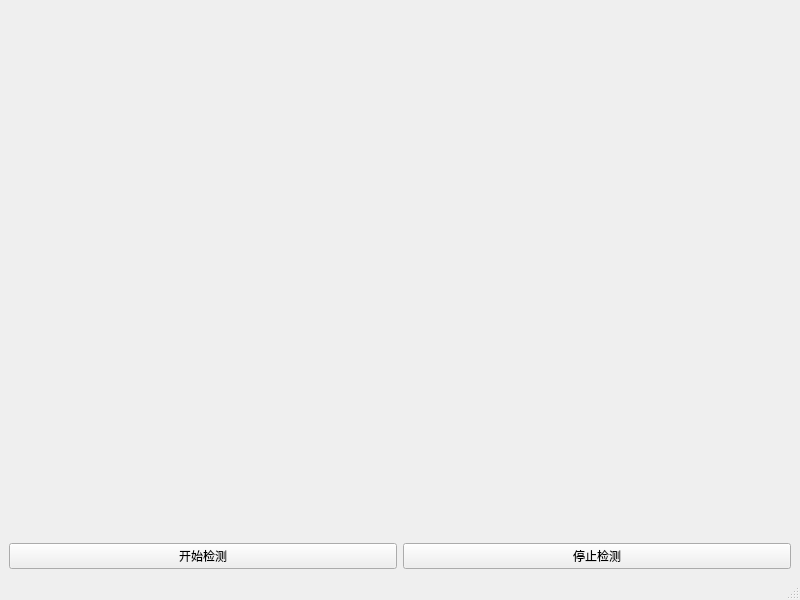
<?xml version="1.0" encoding="UTF-8"?>
<ui version="4.0">
 <class>MainWindow</class>
 <widget class="QMainWindow" name="MainWindow">
  <property name="geometry">
   <rect>
    <x>0</x>
    <y>0</y>
    <width>800</width>
    <height>600</height>
   </rect>
  </property>
  <property name="windowTitle">
   <string>YOLOv8目标检测</string>
  </property>
  <widget class="QWidget" name="centralwidget">
   <layout class="QVBoxLayout" name="verticalLayout">
    <item>
     <widget class="QLabel" name="label">
      <property name="sizePolicy">
       <sizepolicy hsizetype="Expanding" vsizetype="Expanding">
        <horstretch>0</horstretch>
        <verstretch>0</verstretch>
       </sizepolicy>
      </property>
      <property name="text">
       <string/>
      </property>
      <property name="alignment">
       <set>Qt::AlignCenter</set>
      </property>
     </widget>
    </item>
    <item>
     <layout class="QHBoxLayout" name="horizontalLayout">
      <item>
       <widget class="QPushButton" name="startButton">
        <property name="text">
         <string>开始检测</string>
        </property>
       </widget>
      </item>
      <item>
       <widget class="QPushButton" name="stopButton">
        <property name="text">
         <string>停止检测</string>
        </property>
       </widget>
      </item>
     </layout>
    </item>
   </layout>
  </widget>
  <widget class="QMenuBar" name="menubar">
   <property name="geometry">
    <rect>
     <x>0</x>
     <y>0</y>
     <width>800</width>
     <height>21</height>
    </rect>
   </property>
  </widget>
  <widget class="QStatusBar" name="statusbar"/>
 </widget>
 <resources/>
 <connections/>
</ui>
